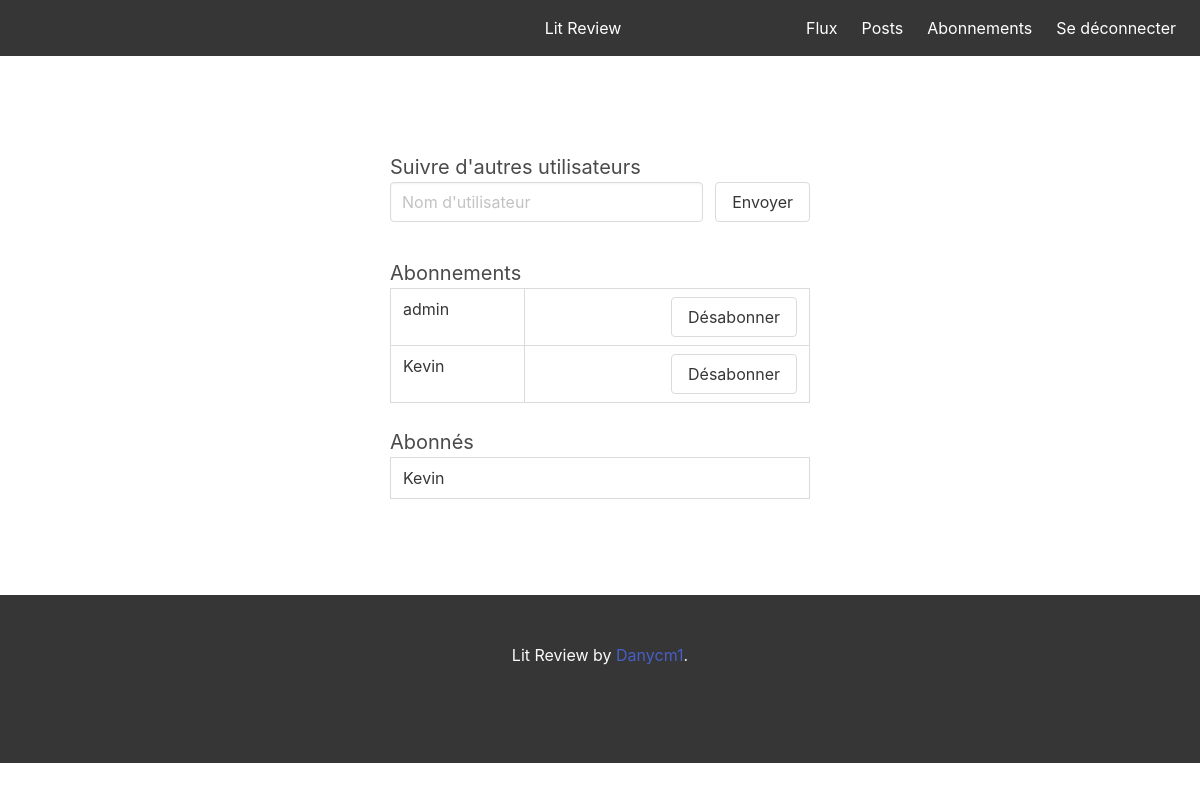
Page /subscription (signed in) on the committed database.
### flux/models.py (models this page shows)
class UserFollows(models.Model):
    user = models.ForeignKey(to=settings.AUTH_USER_MODEL, on_delete=models.CASCADE, related_name='following')
    followed_user = models.ForeignKey(to=settings.AUTH_USER_MODEL, on_delete=models.CASCADE, related_name='followed_by')
    class Meta:
        unique_together = ('user', 'followed_user')

### flux/views.py (the view, shortened to what this page needs)
# urls.py: path('subscription', view_subscription, name='subscription'),
@login_required
def view_subscription(request):
    user_follows = UserFollows.objects.filter(user=request.user)
    user_followed = UserFollows.objects.filter(followed_user=request.user)
    return render(request, 'subscription.html', {'user_follows': user_follows, 'user_followed': user_followed})

### flux/templates/subscription.html (shortened to what this page needs)
{% extends 'home.html' %}
{% block ticket %}
    <section class="section">
        <div class="container">
            <div class="columns is-centered">
                <div class="column is-half">
                    <form method="POST" action="{% url 'flux:subscription' %}">
                        <span class="is-size-5">Suivre d'autres utilisateurs</span>
                        <div class="field is-grouped">
                            <p class="control is-expanded">
                                <label>
                                    <input class="input" type="text" name="username" placeholder="Nom d'utilisateur" required>
                                </label>
                            </p>
                            <p class="control">
                                <button type="submit" class="button is-pulled-right">Envoyer</button>
                            </p>
                        </div>
                        <br>
                        <span class="is-size-5">Abonnements</span>
                        <table class="table table is-bordered table is-fullwidth">
                            {% for subscription in user_follows %}
                                <tbody>
                                <tr>
                                    <td>{{ subscription.followed_user }}</td>
                                    <td class="has-text-right"><a class="button"
                                           href="{% url 'flux:unsubscribe' subscription.followed_user %}">Désabonner</a></td>
                                </tr>
                                </tbody>
                            {% endfor %}
                        </table>
                        <span class="is-size-5">Abonnés</span>
                        <table class="table table is-bordered table is-fullwidth">
                            {% for subscription in user_followed  %}
                                <tbody>
                                <tr>
                                    <td>{{ subscription.user }}</td>
                                </tr>
                                </tbody>
                            {% endfor %}
                        </table>
                    </form>
                </div>
            </div>
        </div>
    </section>
{% endblock %}

### rows in the picture
UserFollows: followed_user "admin"
UserFollows: followed_user "Kevin"
UserFollows: user "Kevin"
